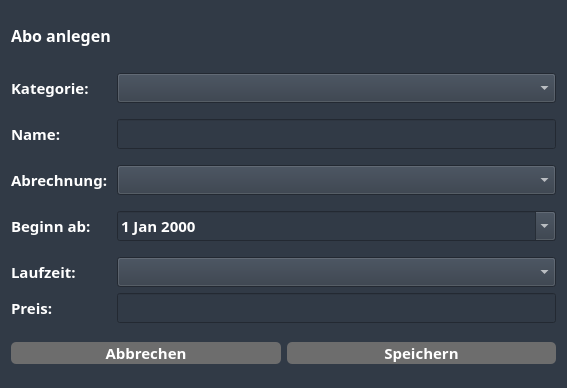
<?xml version="1.0" encoding="UTF-8"?>
<ui version="4.0">
 <class>Dialog</class>
 <widget class="QDialog" name="Dialog">
  <property name="geometry">
   <rect>
    <x>0</x>
    <y>0</y>
    <width>567</width>
    <height>388</height>
   </rect>
  </property>
  <property name="font">
   <font>
    <family>Cabin</family>
    <pointsize>11</pointsize>
    <bold>true</bold>
   </font>
  </property>
  <property name="windowTitle">
   <string>Dialog</string>
  </property>
  <property name="styleSheet">
   <string notr="true">background-color: #313a46;</string>
  </property>
  <layout class="QGridLayout" name="gridLayout_2">
   <item row="1" column="0">
    <widget class="QPushButton" name="pushButtonAbbrechen">
     <property name="font">
      <font>
       <family>Cabin</family>
       <pointsize>11</pointsize>
       <bold>true</bold>
      </font>
     </property>
     <property name="styleSheet">
      <string notr="true">QPushButton {
	background-color:  #6d6d6d;
	border-radius: 5px;
	color: white;
}

QPushButton::hover {
	background-color: #e0e1e3;
	color: white;
}</string>
     </property>
     <property name="text">
      <string>Abbrechen</string>
     </property>
    </widget>
   </item>
   <item row="1" column="1">
    <widget class="QPushButton" name="pushButtonSpeichern">
     <property name="font">
      <font>
       <family>Cabin</family>
       <pointsize>11</pointsize>
       <bold>true</bold>
      </font>
     </property>
     <property name="styleSheet">
      <string notr="true">QPushButton {
	background-color:  #6d6d6d;
	border-radius: 5px;
	color: white;
}

QPushButton::hover {
	background-color: #e0e1e3;
	color: white;
}</string>
     </property>
     <property name="text">
      <string>Speichern</string>
     </property>
    </widget>
   </item>
   <item row="0" column="0" colspan="2">
    <layout class="QGridLayout" name="gridLayout">
     <item row="6" column="0">
      <widget class="QLabel" name="label_4">
       <property name="font">
        <font>
         <family>Cabin</family>
         <pointsize>11</pointsize>
         <bold>true</bold>
        </font>
       </property>
       <property name="styleSheet">
        <string notr="true">color: white;</string>
       </property>
       <property name="text">
        <string>Abrechnung:</string>
       </property>
      </widget>
     </item>
     <item row="4" column="2">
      <widget class="QLineEdit" name="lineEditSubName">
       <property name="font">
        <font>
         <family>Cabin</family>
         <pointsize>11</pointsize>
         <bold>true</bold>
        </font>
       </property>
       <property name="styleSheet">
        <string notr="true">color: white;</string>
       </property>
      </widget>
     </item>
     <item row="8" column="0">
      <widget class="QLabel" name="label_5">
       <property name="font">
        <font>
         <family>Cabin</family>
         <pointsize>11</pointsize>
         <bold>true</bold>
        </font>
       </property>
       <property name="styleSheet">
        <string notr="true">color: white;</string>
       </property>
       <property name="text">
        <string>Beginn ab:</string>
       </property>
      </widget>
     </item>
     <item row="2" column="2">
      <widget class="QComboBox" name="comboBoxSubCategorie">
       <property name="font">
        <font>
         <family>Cabin</family>
         <pointsize>11</pointsize>
         <bold>true</bold>
        </font>
       </property>
       <property name="styleSheet">
        <string notr="true">QComboBox {
    color: white;
}

QComboBox:items {
    color: white;
}

QListView {
    color: white;
}   

QLineEdit {
	color: white;
}</string>
       </property>
       <item>
        <property name="text">
         <string/>
        </property>
       </item>
      </widget>
     </item>
     <item row="0" column="0">
      <widget class="QLabel" name="label">
       <property name="sizePolicy">
        <sizepolicy hsizetype="Fixed" vsizetype="Fixed">
         <horstretch>0</horstretch>
         <verstretch>0</verstretch>
        </sizepolicy>
       </property>
       <property name="minimumSize">
        <size>
         <width>0</width>
         <height>0</height>
        </size>
       </property>
       <property name="font">
        <font>
         <family>Cabin</family>
         <pointsize>12</pointsize>
         <bold>true</bold>
        </font>
       </property>
       <property name="styleSheet">
        <string notr="true">color: white;</string>
       </property>
       <property name="text">
        <string>Abo anlegen</string>
       </property>
      </widget>
     </item>
     <item row="10" column="0">
      <widget class="QLabel" name="label_6">
       <property name="font">
        <font>
         <family>Cabin</family>
         <pointsize>11</pointsize>
         <bold>true</bold>
        </font>
       </property>
       <property name="styleSheet">
        <string notr="true">color: white;</string>
       </property>
       <property name="text">
        <string>Laufzeit:</string>
       </property>
      </widget>
     </item>
     <item row="4" column="0">
      <widget class="QLabel" name="label_3">
       <property name="font">
        <font>
         <family>Cabin</family>
         <pointsize>11</pointsize>
         <bold>true</bold>
        </font>
       </property>
       <property name="styleSheet">
        <string notr="true">color: white;</string>
       </property>
       <property name="text">
        <string>Name:</string>
       </property>
      </widget>
     </item>
     <item row="5" column="0">
      <spacer name="verticalSpacer_3">
       <property name="orientation">
        <enum>Qt::Vertical</enum>
       </property>
       <property name="sizeType">
        <enum>QSizePolicy::Fixed</enum>
       </property>
       <property name="sizeHint" stdset="0">
        <size>
         <width>20</width>
         <height>10</height>
        </size>
       </property>
      </spacer>
     </item>
     <item row="9" column="0">
      <spacer name="verticalSpacer_5">
       <property name="orientation">
        <enum>Qt::Vertical</enum>
       </property>
       <property name="sizeType">
        <enum>QSizePolicy::Fixed</enum>
       </property>
       <property name="sizeHint" stdset="0">
        <size>
         <width>20</width>
         <height>10</height>
        </size>
       </property>
      </spacer>
     </item>
     <item row="8" column="2">
      <widget class="QDateEdit" name="dateEditSubStartDate">
       <property name="font">
        <font>
         <family>Cabin</family>
         <pointsize>11</pointsize>
         <bold>true</bold>
        </font>
       </property>
       <property name="styleSheet">
        <string notr="true">color: white;</string>
       </property>
       <property name="calendarPopup">
        <bool>true</bool>
       </property>
      </widget>
     </item>
     <item row="6" column="2">
      <widget class="QComboBox" name="comboBoxSubPeriod">
       <property name="font">
        <font>
         <family>Cabin</family>
         <pointsize>11</pointsize>
         <bold>true</bold>
        </font>
       </property>
       <property name="styleSheet">
        <string notr="true">QComboBox {
    color: white;
}

QComboBox:items {
    color: white;
}

QListView {
    color: white;
}   

QLineEdit {
	color: white;
}</string>
       </property>
       <item>
        <property name="text">
         <string/>
        </property>
       </item>
       <item>
        <property name="text">
         <string>monatlich</string>
        </property>
       </item>
       <item>
        <property name="text">
         <string>jährlich</string>
        </property>
       </item>
      </widget>
     </item>
     <item row="7" column="0">
      <spacer name="verticalSpacer_4">
       <property name="orientation">
        <enum>Qt::Vertical</enum>
       </property>
       <property name="sizeType">
        <enum>QSizePolicy::Fixed</enum>
       </property>
       <property name="sizeHint" stdset="0">
        <size>
         <width>20</width>
         <height>10</height>
        </size>
       </property>
      </spacer>
     </item>
     <item row="3" column="0">
      <spacer name="verticalSpacer_2">
       <property name="orientation">
        <enum>Qt::Vertical</enum>
       </property>
       <property name="sizeType">
        <enum>QSizePolicy::Fixed</enum>
       </property>
       <property name="sizeHint" stdset="0">
        <size>
         <width>20</width>
         <height>10</height>
        </size>
       </property>
      </spacer>
     </item>
     <item row="2" column="0">
      <widget class="QLabel" name="label_2">
       <property name="sizePolicy">
        <sizepolicy hsizetype="Fixed" vsizetype="Fixed">
         <horstretch>0</horstretch>
         <verstretch>0</verstretch>
        </sizepolicy>
       </property>
       <property name="font">
        <font>
         <family>Cabin</family>
         <pointsize>11</pointsize>
         <bold>true</bold>
        </font>
       </property>
       <property name="styleSheet">
        <string notr="true">color: white;</string>
       </property>
       <property name="text">
        <string>Kategorie:</string>
       </property>
      </widget>
     </item>
     <item row="1" column="0">
      <spacer name="verticalSpacer">
       <property name="orientation">
        <enum>Qt::Vertical</enum>
       </property>
       <property name="sizeType">
        <enum>QSizePolicy::Fixed</enum>
       </property>
       <property name="sizeHint" stdset="0">
        <size>
         <width>20</width>
         <height>20</height>
        </size>
       </property>
      </spacer>
     </item>
     <item row="10" column="2">
      <widget class="QComboBox" name="comboBoxSubDuration">
       <property name="styleSheet">
        <string notr="true">QComboBox {
    color: white;
}

QComboBox:items {
    color: white;
}

QListView {
    color: white;
}   

QLineEdit {
	color: white;
}</string>
       </property>
       <item>
        <property name="text">
         <string/>
        </property>
       </item>
       <item>
        <property name="text">
         <string>monatlich</string>
        </property>
       </item>
       <item>
        <property name="text">
         <string>jährlich</string>
        </property>
       </item>
      </widget>
     </item>
     <item row="11" column="0">
      <widget class="QLabel" name="label_7">
       <property name="font">
        <font>
         <family>Cabin</family>
         <pointsize>11</pointsize>
         <bold>true</bold>
        </font>
       </property>
       <property name="styleSheet">
        <string notr="true">color: white;</string>
       </property>
       <property name="text">
        <string>Preis:</string>
       </property>
      </widget>
     </item>
     <item row="11" column="2">
      <widget class="QLineEdit" name="lineEditSubPrice">
       <property name="font">
        <font>
         <family>Cabin</family>
         <pointsize>11</pointsize>
         <bold>true</bold>
        </font>
       </property>
       <property name="styleSheet">
        <string notr="true">color: white;</string>
       </property>
      </widget>
     </item>
    </layout>
   </item>
  </layout>
 </widget>
 <resources/>
 <connections/>
</ui>
